Frame 1 (no input): blank canvas, image omitted
Frame 60 (the mouse pressed at the canvas centre just before this capture): blank canvas, image omitted
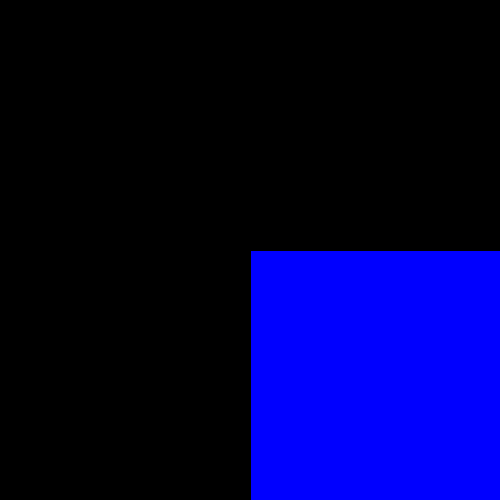
Frame 120 (the mouse held since frame 60 and released just before this capture)

The Processing sketch whose frames 1 and 60 were blank and that drew this single picture after the mouse press (run headless with seeded random() and noise(); from frame 60 on, the mouse is pressed at the canvas centre):

// Processing sketch: blue_square_function
// ── blue_square_function.pde
void setup() {
  size(500, 500);
}

void draw() {
  background(0);
  blueSquare(mouseX, mouseY, mouseY);
}

void blueSquare(int x, int y, int w) {
  fill(0, 0, 255);
  rect(x, y, w, w);
}
